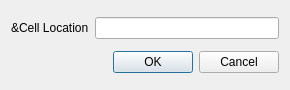
<?xml version="1.0" encoding="UTF-8"?>
<ui version="4.0">
 <class>GoCell</class>
 <widget class="QDialog" name="GoCell">
  <property name="geometry">
   <rect>
    <x>0</x>
    <y>0</y>
    <width>290</width>
    <height>90</height>
   </rect>
  </property>
  <property name="windowTitle">
   <string>Dialog</string>
  </property>
  <layout class="QVBoxLayout" name="verticalLayout">
   <item>
    <layout class="QHBoxLayout" name="horizontalLayout">
     <item>
      <widget class="QLabel" name="label">
       <property name="text">
        <string>&amp;Cell Location</string>
       </property>
      </widget>
     </item>
     <item>
      <widget class="QLineEdit" name="lineEdit"/>
     </item>
    </layout>
   </item>
   <item>
    <widget class="QDialogButtonBox" name="buttonBox">
     <property name="orientation">
      <enum>Qt::Horizontal</enum>
     </property>
     <property name="standardButtons">
      <set>QDialogButtonBox::Cancel|QDialogButtonBox::Ok</set>
     </property>
    </widget>
   </item>
  </layout>
 </widget>
 <resources/>
 <connections>
  <connection>
   <sender>buttonBox</sender>
   <signal>rejected()</signal>
   <receiver>GoCell</receiver>
   <slot>reject()</slot>
   <hints>
    <hint type="sourcelabel">
     <x>316</x>
     <y>260</y>
    </hint>
    <hint type="destinationlabel">
     <x>286</x>
     <y>274</y>
    </hint>
   </hints>
  </connection>
  <connection>
   <sender>buttonBox</sender>
   <signal>accepted()</signal>
   <receiver>GoCell</receiver>
   <slot>accept()</slot>
   <hints>
    <hint type="sourcelabel">
     <x>248</x>
     <y>254</y>
    </hint>
    <hint type="destinationlabel">
     <x>157</x>
     <y>274</y>
    </hint>
   </hints>
  </connection>
 </connections>
</ui>
